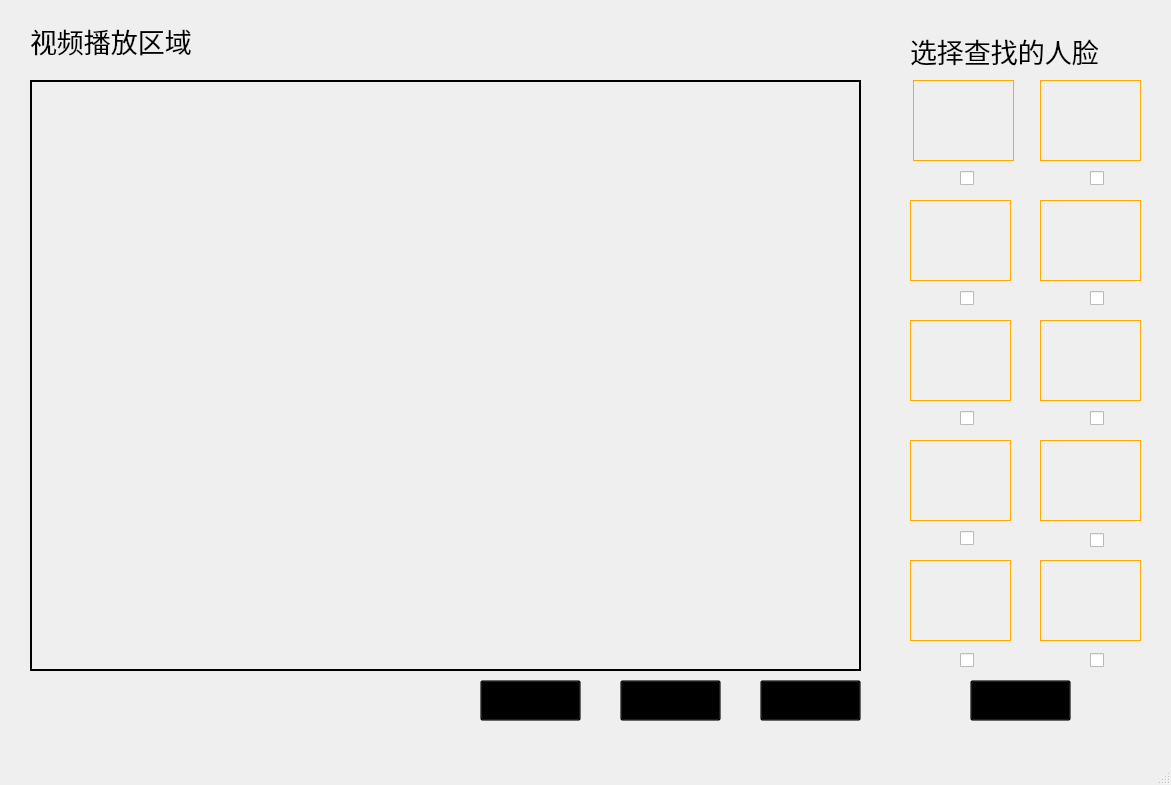
<?xml version="1.0" encoding="UTF-8"?>
<ui version="4.0">
 <class>MainWindow</class>
 <widget class="QMainWindow" name="MainWindow">
  <property name="geometry">
   <rect>
    <x>0</x>
    <y>0</y>
    <width>1171</width>
    <height>785</height>
   </rect>
  </property>
  <property name="font">
   <font>
    <pointsize>9</pointsize>
   </font>
  </property>
  <property name="windowTitle">
   <string>MainWindow</string>
  </property>
  <widget class="QWidget" name="centralwidget">
   <widget class="QPushButton" name="vedio1_Button">
    <property name="geometry">
     <rect>
      <x>480</x>
      <y>680</y>
      <width>101</width>
      <height>41</height>
     </rect>
    </property>
    <property name="font">
     <font>
      <family>华文宋体</family>
      <pointsize>14</pointsize>
      <weight>75</weight>
      <bold>true</bold>
     </font>
    </property>
    <property name="styleSheet">
     <string notr="true">QPushButton{background:rgba(0,0,0,30);}
QPushButton:pressed{background:rgba(0,255,0,30);}
QPushButton:hover{background:rgba(253, 217, 145,60);}</string>
    </property>
    <property name="text">
     <string>视频1</string>
    </property>
   </widget>
   <widget class="QLabel" name="label_aera1">
    <property name="geometry">
     <rect>
      <x>30</x>
      <y>20</y>
      <width>161</width>
      <height>41</height>
     </rect>
    </property>
    <property name="font">
     <font>
      <pointsize>20</pointsize>
     </font>
    </property>
    <property name="text">
     <string>视频播放区域</string>
    </property>
   </widget>
   <widget class="QLabel" name="label_vedio">
    <property name="geometry">
     <rect>
      <x>30</x>
      <y>80</y>
      <width>831</width>
      <height>591</height>
     </rect>
    </property>
    <property name="frameShape">
     <enum>QFrame::Box</enum>
    </property>
    <property name="lineWidth">
     <number>2</number>
    </property>
    <property name="text">
     <string/>
    </property>
   </widget>
   <widget class="QLabel" name="label_area2">
    <property name="geometry">
     <rect>
      <x>910</x>
      <y>30</y>
      <width>201</width>
      <height>41</height>
     </rect>
    </property>
    <property name="font">
     <font>
      <pointsize>20</pointsize>
     </font>
    </property>
    <property name="text">
     <string>选择查找的人脸</string>
    </property>
   </widget>
   <widget class="QPushButton" name="search_Button">
    <property name="geometry">
     <rect>
      <x>970</x>
      <y>680</y>
      <width>101</width>
      <height>41</height>
     </rect>
    </property>
    <property name="font">
     <font>
      <family>华文宋体</family>
      <pointsize>14</pointsize>
      <weight>75</weight>
      <bold>true</bold>
     </font>
    </property>
    <property name="styleSheet">
     <string notr="true">QPushButton{background:rgba(0,0,0,30);}
QPushButton:pressed{background:rgba(0,255,0,30);}
QPushButton:hover{background:rgba(253, 217, 145,60);}</string>
    </property>
    <property name="text">
     <string>开始查找</string>
    </property>
   </widget>
   <widget class="QPushButton" name="vedio2_Button_2">
    <property name="geometry">
     <rect>
      <x>620</x>
      <y>680</y>
      <width>101</width>
      <height>41</height>
     </rect>
    </property>
    <property name="font">
     <font>
      <family>华文宋体</family>
      <pointsize>14</pointsize>
      <weight>75</weight>
      <bold>true</bold>
     </font>
    </property>
    <property name="styleSheet">
     <string notr="true">QPushButton{background:rgba(0,0,0,30);}
QPushButton:pressed{background:rgba(0,255,0,30);}
QPushButton:hover{background:rgba(253, 217, 145,60);}</string>
    </property>
    <property name="text">
     <string>视频2</string>
    </property>
   </widget>
   <widget class="QPushButton" name="vedio3_Button_3">
    <property name="geometry">
     <rect>
      <x>760</x>
      <y>680</y>
      <width>101</width>
      <height>41</height>
     </rect>
    </property>
    <property name="font">
     <font>
      <family>华文宋体</family>
      <pointsize>14</pointsize>
      <weight>75</weight>
      <bold>true</bold>
     </font>
    </property>
    <property name="styleSheet">
     <string notr="true">QPushButton{background:rgba(0,0,0,30);}
QPushButton:pressed{background:rgba(0,255,0,30);}
QPushButton:hover{background:rgba(253, 217, 145,60);}</string>
    </property>
    <property name="text">
     <string>视频3</string>
    </property>
   </widget>
   <widget class="QCheckBox" name="checkBox_1">
    <property name="geometry">
     <rect>
      <x>960</x>
      <y>170</y>
      <width>71</width>
      <height>16</height>
     </rect>
    </property>
    <property name="font">
     <font>
      <pointsize>1</pointsize>
     </font>
    </property>
    <property name="styleSheet">
     <string notr="true">color:rgb(255,255,255,0);</string>
    </property>
    <property name="text">
     <string>pipe1</string>
    </property>
    <property name="checkable">
     <bool>true</bool>
    </property>
    <property name="checked">
     <bool>false</bool>
    </property>
   </widget>
   <widget class="QCheckBox" name="checkBox_2">
    <property name="geometry">
     <rect>
      <x>1090</x>
      <y>170</y>
      <width>71</width>
      <height>16</height>
     </rect>
    </property>
    <property name="styleSheet">
     <string notr="true">color:rgb(255,255,255,0);</string>
    </property>
    <property name="text">
     <string>pipe2</string>
    </property>
   </widget>
   <widget class="QCheckBox" name="checkBox_3">
    <property name="geometry">
     <rect>
      <x>960</x>
      <y>290</y>
      <width>71</width>
      <height>16</height>
     </rect>
    </property>
    <property name="styleSheet">
     <string notr="true">color:rgb(255,255,255,0);</string>
    </property>
    <property name="text">
     <string>pipe3</string>
    </property>
   </widget>
   <widget class="QCheckBox" name="checkBox_4">
    <property name="geometry">
     <rect>
      <x>1090</x>
      <y>290</y>
      <width>71</width>
      <height>16</height>
     </rect>
    </property>
    <property name="styleSheet">
     <string notr="true">color:rgb(255,255,255,0);</string>
    </property>
    <property name="text">
     <string>pipe4</string>
    </property>
   </widget>
   <widget class="QCheckBox" name="checkBox_5">
    <property name="geometry">
     <rect>
      <x>960</x>
      <y>410</y>
      <width>71</width>
      <height>16</height>
     </rect>
    </property>
    <property name="styleSheet">
     <string notr="true">color:rgb(255,255,255,0);</string>
    </property>
    <property name="text">
     <string>pipe5</string>
    </property>
   </widget>
   <widget class="QCheckBox" name="checkBox_6">
    <property name="geometry">
     <rect>
      <x>1090</x>
      <y>410</y>
      <width>71</width>
      <height>16</height>
     </rect>
    </property>
    <property name="styleSheet">
     <string notr="true">color:rgb(255,255,255,0);</string>
    </property>
    <property name="text">
     <string>pipe6</string>
    </property>
   </widget>
   <widget class="QCheckBox" name="checkBox_7">
    <property name="geometry">
     <rect>
      <x>960</x>
      <y>530</y>
      <width>71</width>
      <height>16</height>
     </rect>
    </property>
    <property name="styleSheet">
     <string notr="true">color:rgb(255,255,255,0);</string>
    </property>
    <property name="text">
     <string>pipe7</string>
    </property>
   </widget>
   <widget class="QCheckBox" name="checkBox_8">
    <property name="geometry">
     <rect>
      <x>1090</x>
      <y>530</y>
      <width>71</width>
      <height>20</height>
     </rect>
    </property>
    <property name="styleSheet">
     <string notr="true">color:rgb(255,255,255,0);</string>
    </property>
    <property name="text">
     <string>pipe8</string>
    </property>
   </widget>
   <widget class="QLabel" name="label_1">
    <property name="geometry">
     <rect>
      <x>913</x>
      <y>80</y>
      <width>101</width>
      <height>81</height>
     </rect>
    </property>
    <property name="styleSheet">
     <string notr="true">
QLabel{
	border-width: 1px;
	border-style: solid;
	border-color: rgb(255,170,0);
	}
</string>
    </property>
    <property name="text">
     <string/>
    </property>
   </widget>
   <widget class="QLabel" name="label_2">
    <property name="geometry">
     <rect>
      <x>1040</x>
      <y>80</y>
      <width>101</width>
      <height>81</height>
     </rect>
    </property>
    <property name="styleSheet">
     <string notr="true">
QLabel{
	border-width: 1px;
	border-style: solid;
	border-color: rgb(255,170,0);
	}
</string>
    </property>
    <property name="text">
     <string/>
    </property>
   </widget>
   <widget class="QLabel" name="label_3">
    <property name="geometry">
     <rect>
      <x>910</x>
      <y>200</y>
      <width>101</width>
      <height>81</height>
     </rect>
    </property>
    <property name="styleSheet">
     <string notr="true">
QLabel{
	border-width: 1px;
	border-style: solid;
	border-color: rgb(255,170,0);
	}
</string>
    </property>
    <property name="text">
     <string/>
    </property>
   </widget>
   <widget class="QLabel" name="label_4">
    <property name="geometry">
     <rect>
      <x>1040</x>
      <y>200</y>
      <width>101</width>
      <height>81</height>
     </rect>
    </property>
    <property name="styleSheet">
     <string notr="true">
QLabel{
	border-width: 1px;
	border-style: solid;
	border-color: rgb(255,170,0);
	}
</string>
    </property>
    <property name="text">
     <string/>
    </property>
   </widget>
   <widget class="QLabel" name="label_5">
    <property name="geometry">
     <rect>
      <x>910</x>
      <y>320</y>
      <width>101</width>
      <height>81</height>
     </rect>
    </property>
    <property name="styleSheet">
     <string notr="true">
QLabel{
	border-width: 1px;
	border-style: solid;
	border-color: rgb(255,170,0);
	}
</string>
    </property>
    <property name="text">
     <string/>
    </property>
   </widget>
   <widget class="QLabel" name="label_6">
    <property name="geometry">
     <rect>
      <x>1040</x>
      <y>320</y>
      <width>101</width>
      <height>81</height>
     </rect>
    </property>
    <property name="styleSheet">
     <string notr="true">
QLabel{
	border-width: 1px;
	border-style: solid;
	border-color: rgb(255,170,0);
	}
</string>
    </property>
    <property name="text">
     <string/>
    </property>
   </widget>
   <widget class="QLabel" name="label_7">
    <property name="geometry">
     <rect>
      <x>910</x>
      <y>440</y>
      <width>101</width>
      <height>81</height>
     </rect>
    </property>
    <property name="styleSheet">
     <string notr="true">
QLabel{
	border-width: 1px;
	border-style: solid;
	border-color: rgb(255,170,0);
	}
</string>
    </property>
    <property name="text">
     <string/>
    </property>
   </widget>
   <widget class="QLabel" name="label_8">
    <property name="geometry">
     <rect>
      <x>1040</x>
      <y>440</y>
      <width>101</width>
      <height>81</height>
     </rect>
    </property>
    <property name="styleSheet">
     <string notr="true">
QLabel{
	border-width: 1px;
	border-style: solid;
	border-color: rgb(255,170,0);
	}
</string>
    </property>
    <property name="text">
     <string/>
    </property>
   </widget>
   <widget class="QLabel" name="label_9">
    <property name="geometry">
     <rect>
      <x>910</x>
      <y>560</y>
      <width>101</width>
      <height>81</height>
     </rect>
    </property>
    <property name="styleSheet">
     <string notr="true">
QLabel{
	border-width: 1px;
	border-style: solid;
	border-color: rgb(255,170,0);
	}
</string>
    </property>
    <property name="text">
     <string/>
    </property>
   </widget>
   <widget class="QLabel" name="label_10">
    <property name="geometry">
     <rect>
      <x>1040</x>
      <y>560</y>
      <width>101</width>
      <height>81</height>
     </rect>
    </property>
    <property name="styleSheet">
     <string notr="true">
QLabel{
	border-width: 1px;
	border-style: solid;
	border-color: rgb(255,170,0);
	}
</string>
    </property>
    <property name="text">
     <string/>
    </property>
   </widget>
   <widget class="QCheckBox" name="checkBox_9">
    <property name="geometry">
     <rect>
      <x>960</x>
      <y>650</y>
      <width>71</width>
      <height>20</height>
     </rect>
    </property>
    <property name="styleSheet">
     <string notr="true">color:rgb(255,255,255,0);</string>
    </property>
    <property name="text">
     <string>pipe9</string>
    </property>
   </widget>
   <widget class="QCheckBox" name="checkBox_10">
    <property name="geometry">
     <rect>
      <x>1090</x>
      <y>650</y>
      <width>71</width>
      <height>20</height>
     </rect>
    </property>
    <property name="styleSheet">
     <string notr="true">color:rgb(255,255,255,0);</string>
    </property>
    <property name="text">
     <string>pipe10</string>
    </property>
   </widget>
  </widget>
  <widget class="QMenuBar" name="menubar">
   <property name="geometry">
    <rect>
     <x>0</x>
     <y>0</y>
     <width>1171</width>
     <height>23</height>
    </rect>
   </property>
  </widget>
  <widget class="QStatusBar" name="statusbar"/>
 </widget>
 <resources/>
 <connections/>
</ui>
